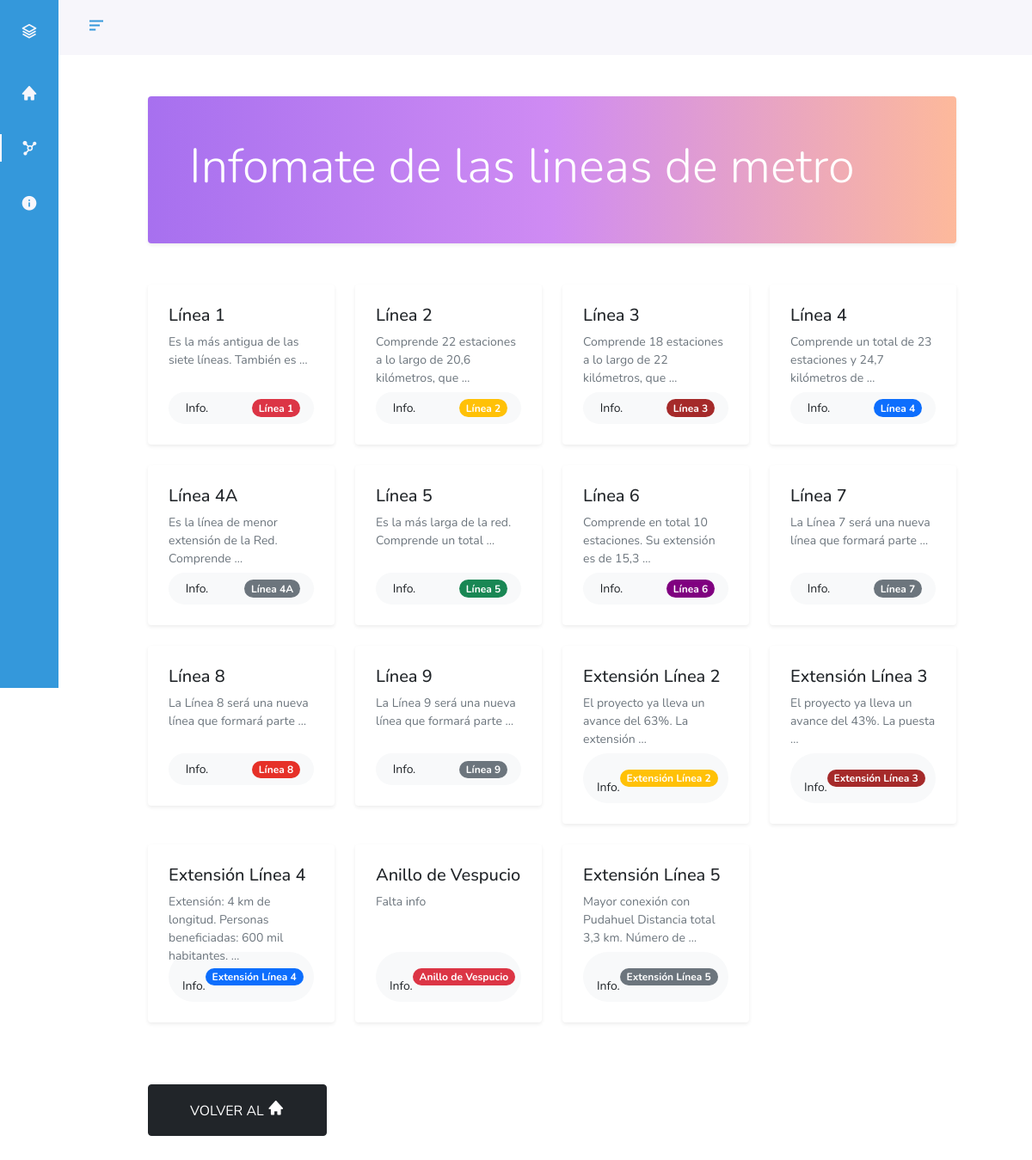
The page /lineas/ on the database as committed earlier.
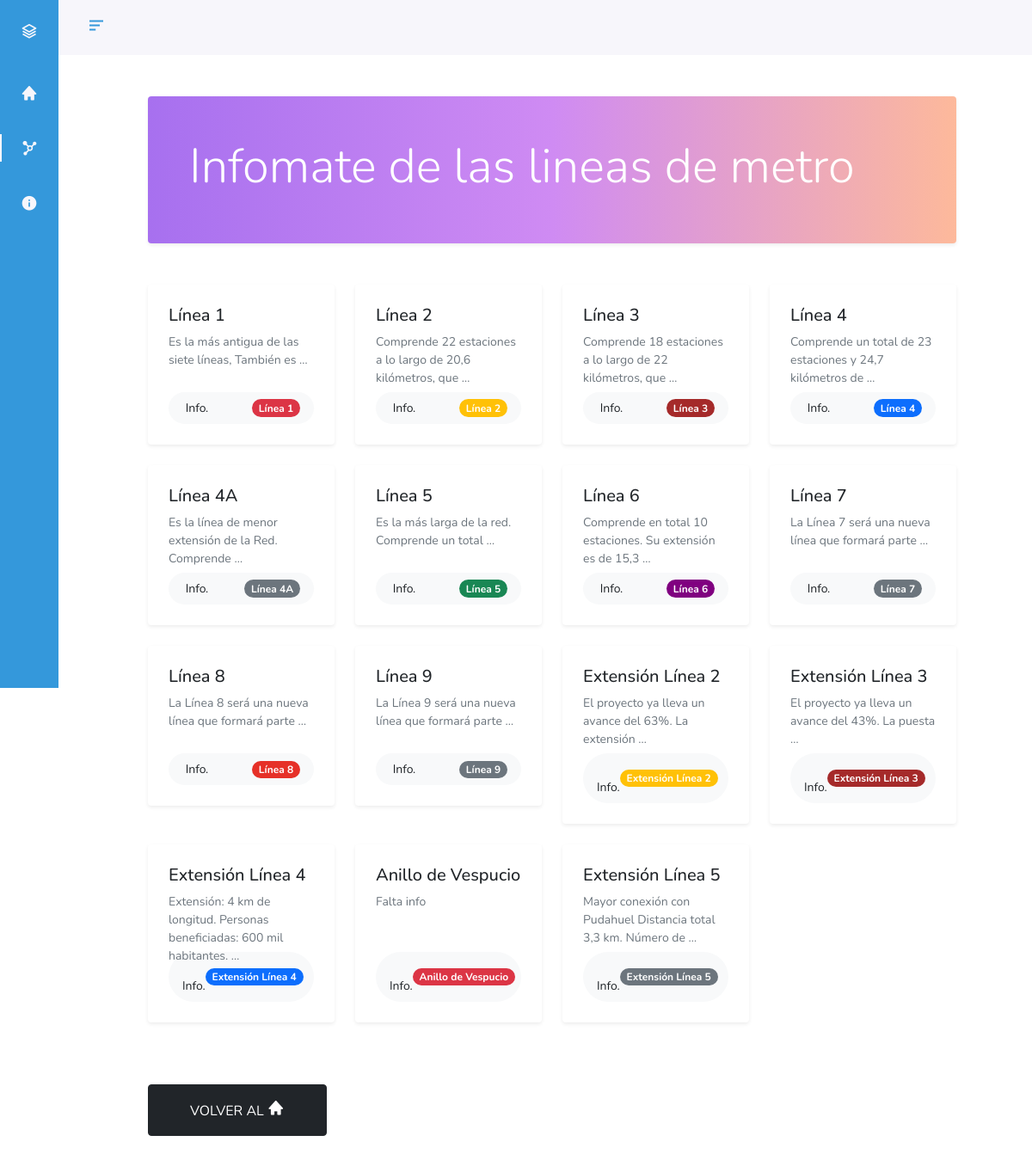
The same page on the database as committed later.
### App/models.py (models this page shows, shortened)
class Card(models.Model):
    title = models.CharField(max_length=200)
    slug = models.SlugField(blank=True,null=True,unique=True)
    mini_description = models.TextField(max_length=5000)
    color_tag = models.CharField(max_length=100,choices=COLOR_OPTIONS,default='bg-primary')
    img = models.ImageField()
    fuente = models.URLField(blank=True,null=True)
    autor = models.ForeignKey(Author,on_delete=models.CASCADE,blank=True,null=True)
    def get_absolute_url(self):
        return f"/aprende/{self.slug}"

### App/views.py (the view)
# urls.py: path('lineas/',views.lines, name = 'lines'),
def lines(request):
    obj = Card.objects.all()
    ctx={
        'object':obj,
    }
    return render(request, 'App/lineas.html',ctx)

### templates/App/lineas.html (shortened to what this page needs)
{% extends 'base.html' %}
{% load static %}
{% block content %}
<div class="container-fluid">
    <div class="px-lg-5">
      <div class="row py-5">
        <div class="col-lg-12 mx-auto">
          <div data-aos="zoom-in" class="text-white p-5 shadow-sm rounded banner">
            <h1 class="display-4">Infomate de las lineas de metro</h1>
          </div>
        </div>
      </div>
      <div class="row">
        {% for i in object %}
            <div class="col-xl-3 col-lg-4 col-md-6 mb-4">
            <div data-aos="zoom-in" class="bg-white rounded shadow-sm">
                <div class="p-4">
                <h5> <a href="{{ i.get_absolute_url }}" class="text-dark">{{ i.title }}</a></h5>
                <div style="height: 45px;">
                    <p class="small text-muted mb-0"> {{ i.mini_description|truncatewords:10 }} </p>
                </div>
                <div class="d-flex align-items-center justify-content-between rounded-pill bg-light px-3 py-2 mt-4">
                    <p class="small mb-0"><span class="font-weight-bold">  Info. </span></p>
                    <span class="badge rounded-pill {{i.color_tag}}"> {{i.title}} </span>
                </div>
                </div>
            </div>
            </div>
        {% endfor %}
      </div>
      <div class="py-5 text-right"><a href="{% url 'home' %}" class="btn btn-dark px-5 py-3 text-uppercase">Volver al   <i class='bx bxs-home nav__icon' ></i></a></div>
    </div>
  </div>
{% endblock content %}

Rows that differ between the two databases and show on the page:
changed Card "Línea 1": mini_description "Es la más antigua de las siete líneas. También es …" → "Es la más antigua de las siete líneas, También es …"
